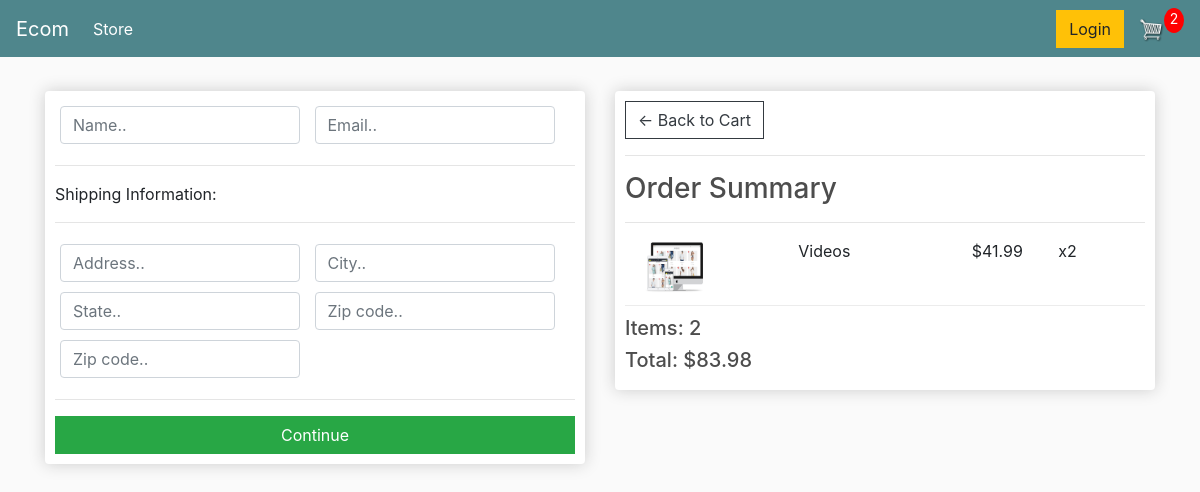
/checkout/ (signed in), run on an earlier commit of the app's database.
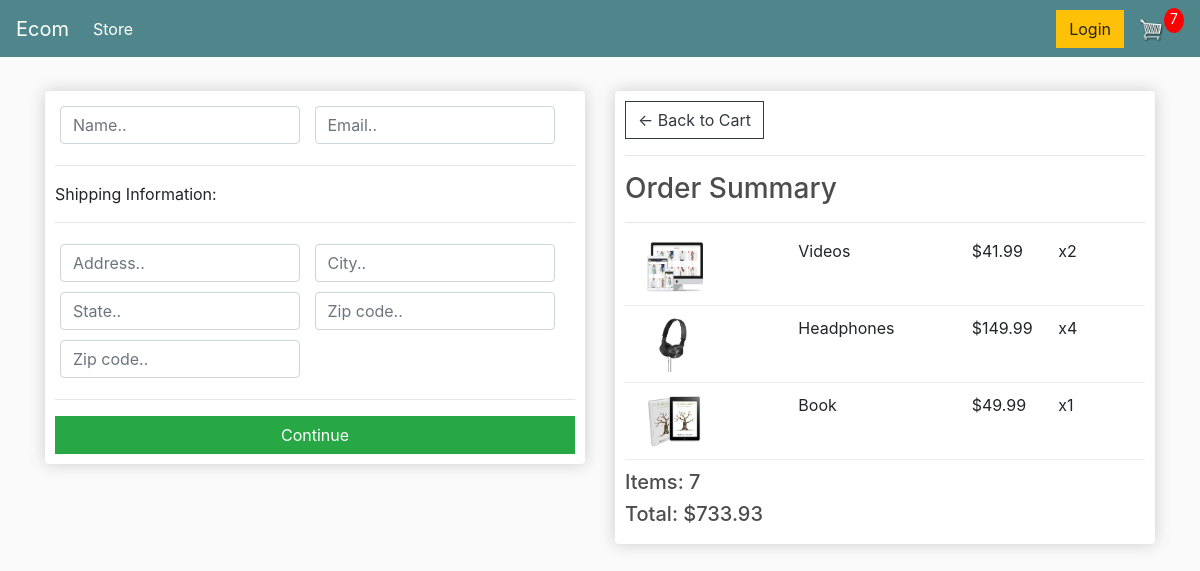
And on a later commit of the database.
### store/models.py (models this page shows, shortened)
class OrderItem(models.Model):
	product = models.ForeignKey(Product, on_delete=models.SET_NULL, null=True)
	order = models.ForeignKey(Order, on_delete=models.SET_NULL, null=True)
	quantity = models.IntegerField(default=0, null=True, blank=True)
	date_added = models.DateTimeField(auto_now_add=True)
	@property
	def get_total(self):
		total = self.product.price * self.quantity
		return total

class Product(models.Model):
	name = models.CharField(max_length=200)
	price = models.FloatField()
	digital = models.BooleanField(default=False,null=True, blank=True)
	image = models.ImageField(null=True, blank=True)
	@property
	def imageURL(self):
		try:
			url = self.image.url
		except:
			url = ''
		return url

class Order(models.Model):
	customer = models.ForeignKey(Customer, on_delete=models.SET_NULL, null=True, blank=True)
	date_ordered = models.DateTimeField(auto_now_add=True)
	complete = models.BooleanField(default=False)
	transaction_id = models.CharField(max_length=100, null=True)
	@property
	def get_cart_total(self):
		orderitems = self.orderitem_set.all()
		total = sum([item.get_total for item in orderitems])
		return total
	@property
	def get_cart_items(self):
		orderitems = self.orderitem_set.all()
		total = sum([item.quantity for item in orderitems])
		return total

### store/views.py (the view)
# urls.py: path('checkout/', views.checkout, name="checkout"),
def checkout(request):
	if request.user.is_authenticated:
		customer = request.user.customer
		order, created = Order.objects.get_or_create(customer=customer, complete=False)
		items = order.orderitem_set.all()
		cartItems = order.get_cart_items
	else:
		items = []
		order = {'get_cart_total':0, 'get_cart_items':0}
		cartItems = order['get_cart_items']
	context = {'items':items, 'order':order, 'cartItems':cartItems}
	return render(request, 'store/checkout.html', context)

### store/templates/store/checkout.html (shortened to what this page needs)
{% extends 'store/main.html' %}
{% load static %}
{% block content %}
     <div class="row">
		<div class="col-lg-6">
			<div class="box-element" id="form-wrapper">
				<form id="form">
					<div id="user-info">
						<div class="form-field">
							<input required class="form-control" type="text" name="name" placeholder="Name..">
						</div>
						<div class="form-field">
							<input required class="form-control" type="email" name="email" placeholder="Email..">
						</div>
					</div>
					<div id="shipping-info">
						<hr>
						<p>Shipping Information:</p>
						<hr>
						<div class="form-field">
							<input class="form-control" type="text" name="address" placeholder="Address..">
						</div>
						<div class="form-field">
							<input class="form-control" type="text" name="city" placeholder="City..">
						</div>
						<div class="form-field">
							<input class="form-control" type="text" name="state" placeholder="State..">
						</div>
						<div class="form-field">
							<input class="form-control" type="text" name="zipcode" placeholder="Zip code..">
						</div>
						<div class="form-field">
							<input class="form-control" type="text" name="country" placeholder="Zip code..">
						</div>
					</div>
					<hr>
					<input id="form-button" class="btn btn-success btn-block" type="submit" value="Continue">
				</form>
			</div>
			<br>
		</div>
		<div class="col-lg-6">
			<div class="box-element">
				<a  class="btn btn-outline-dark" href="{% url 'cart' %}">&#x2190; Back to Cart</a>
				<hr>
				<h3>Order Summary</h3>
				<hr>
				{% for item in items %}
				<div class="cart-row">
					<div style="flex:2"><img class="row-image" src="{{item.product.imageURL}}"></div>
					<div style="flex:2"><p>{{item.product.name}}</p></div>
					<div style="flex:1"><p>${{item.product.price|floatformat:2}}</p></div>
					<div style="flex:1"><p>x{{item.quantity}}</p></div>
				</div>
				{% endfor %}
				<h5>Items:   {{order.get_cart_items}}</h5>
				<h5>Total:   ${{order.get_cart_total|floatformat:2}}</h5>
			</div>
		</div>
	</div>
{% endblock content %}

What changed in the data, as far as the page shows it:
added OrderItem: product.imageURL (picture), product.name "Headphones", product.price "149.99", quantity "4"
added OrderItem: product.imageURL (picture), product.name "Book", product.price "49.99", quantity "1"
computed for Order: get_cart_items "2" → "7"; get_cart_total "83.98" → "733.93"
Also different on the page:
{{ cartItems }}: "2" → "7"
